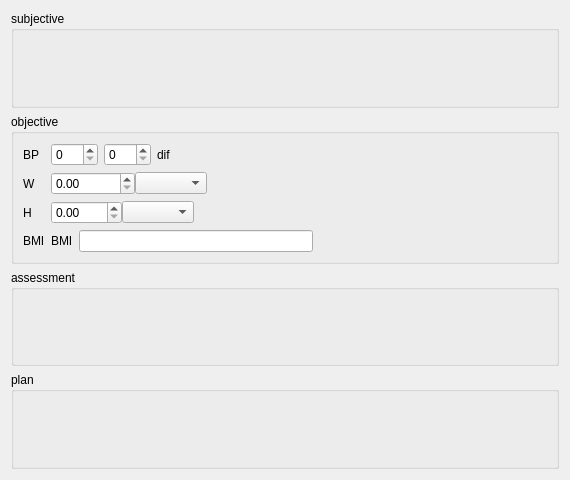
<?xml version="1.0" encoding="UTF-8"?>
<ui version="4.0">
 <class>BaseWidgets::Internal::BaseFormWidget</class>
 <widget class="QWidget" name="BaseWidgets::Internal::BaseFormWidget">
  <property name="geometry">
   <rect>
    <x>0</x>
    <y>0</y>
    <width>570</width>
    <height>480</height>
   </rect>
  </property>
  <property name="windowTitle">
   <string/>
  </property>
  <layout class="QVBoxLayout" name="verticalLayout_3">
   <item>
    <widget class="QGroupBox" name="sGroup">
     <property name="title">
      <string>subjective</string>
     </property>
     <layout class="QGridLayout" name="gridLayout_2">
      <item row="0" column="0">
       <layout class="QVBoxLayout" name="sLayout"/>
      </item>
     </layout>
    </widget>
   </item>
   <item>
    <widget class="QGroupBox" name="oGroup">
     <property name="title">
      <string>objective</string>
     </property>
     <layout class="QVBoxLayout" name="verticalLayout">
      <item>
       <layout class="QFormLayout" name="formLayout">
        <item row="0" column="0">
         <widget class="QLabel" name="bpLabel">
          <property name="text">
           <string>BP</string>
          </property>
         </widget>
        </item>
        <item row="0" column="1">
         <layout class="QHBoxLayout" name="horizontalLayout">
          <item>
           <widget class="QSpinBox" name="bpSyst">
            <property name="maximum">
             <number>300</number>
            </property>
            <property name="singleStep">
             <number>10</number>
            </property>
           </widget>
          </item>
          <item>
           <widget class="QSpinBox" name="bpDiast">
            <property name="maximum">
             <number>300</number>
            </property>
            <property name="singleStep">
             <number>10</number>
            </property>
           </widget>
          </item>
          <item>
           <widget class="QLabel" name="bpPulse">
            <property name="text">
             <string>dif</string>
            </property>
           </widget>
          </item>
          <item>
           <spacer name="horizontalSpacer">
            <property name="orientation">
             <enum>Qt::Horizontal</enum>
            </property>
            <property name="sizeHint" stdset="0">
             <size>
              <width>40</width>
              <height>20</height>
             </size>
            </property>
           </spacer>
          </item>
         </layout>
        </item>
        <item row="1" column="0">
         <widget class="QLabel" name="wLabel">
          <property name="text">
           <string>W</string>
          </property>
         </widget>
        </item>
        <item row="1" column="1">
         <layout class="QHBoxLayout" name="horizontalLayout_3">
          <property name="spacing">
           <number>0</number>
          </property>
          <item>
           <widget class="QDoubleSpinBox" name="weight">
            <property name="maximum">
             <double>1000000.000000000000000</double>
            </property>
           </widget>
          </item>
          <item>
           <widget class="QComboBox" name="weightUnit">
            <property name="focusPolicy">
             <enum>Qt::StrongFocus</enum>
            </property>
           </widget>
          </item>
          <item>
           <spacer name="horizontalSpacer_2">
            <property name="orientation">
             <enum>Qt::Horizontal</enum>
            </property>
            <property name="sizeHint" stdset="0">
             <size>
              <width>40</width>
              <height>20</height>
             </size>
            </property>
           </spacer>
          </item>
         </layout>
        </item>
        <item row="2" column="0">
         <widget class="QLabel" name="hLabel">
          <property name="text">
           <string>H</string>
          </property>
         </widget>
        </item>
        <item row="2" column="1">
         <layout class="QHBoxLayout" name="horizontalLayout_4">
          <property name="spacing">
           <number>0</number>
          </property>
          <item>
           <widget class="QDoubleSpinBox" name="height">
            <property name="maximum">
             <double>1000.000000000000000</double>
            </property>
           </widget>
          </item>
          <item>
           <widget class="QComboBox" name="heightUnit">
            <property name="focusPolicy">
             <enum>Qt::StrongFocus</enum>
            </property>
           </widget>
          </item>
          <item>
           <spacer name="horizontalSpacer_3">
            <property name="orientation">
             <enum>Qt::Horizontal</enum>
            </property>
            <property name="sizeHint" stdset="0">
             <size>
              <width>40</width>
              <height>20</height>
             </size>
            </property>
           </spacer>
          </item>
         </layout>
        </item>
        <item row="3" column="0">
         <widget class="QLabel" name="bmiLabel">
          <property name="text">
           <string>BMI</string>
          </property>
         </widget>
        </item>
        <item row="3" column="1">
         <layout class="QHBoxLayout" name="horizontalLayout_2">
          <item>
           <widget class="QLabel" name="bmiValueLabel">
            <property name="text">
             <string>BMI</string>
            </property>
           </widget>
          </item>
          <item>
           <widget class="QLineEdit" name="bmiValueLineEdit">
            <property name="readOnly">
             <bool>true</bool>
            </property>
           </widget>
          </item>
          <item>
           <spacer name="horizontalSpacer_4">
            <property name="orientation">
             <enum>Qt::Horizontal</enum>
            </property>
            <property name="sizeHint" stdset="0">
             <size>
              <width>40</width>
              <height>20</height>
             </size>
            </property>
           </spacer>
          </item>
         </layout>
        </item>
       </layout>
      </item>
      <item>
       <layout class="QVBoxLayout" name="oLayout"/>
      </item>
     </layout>
    </widget>
   </item>
   <item>
    <widget class="QGroupBox" name="aGroup">
     <property name="title">
      <string>assessment</string>
     </property>
     <layout class="QGridLayout" name="gridLayout_3">
      <item row="0" column="0">
       <layout class="QHBoxLayout" name="aLayout"/>
      </item>
     </layout>
    </widget>
   </item>
   <item>
    <widget class="QGroupBox" name="pGroup">
     <property name="title">
      <string>plan</string>
     </property>
     <layout class="QVBoxLayout" name="verticalLayout_2">
      <item>
       <layout class="QHBoxLayout" name="pLayout"/>
      </item>
     </layout>
    </widget>
   </item>
  </layout>
 </widget>
 <tabstops>
  <tabstop>bpSyst</tabstop>
  <tabstop>bpDiast</tabstop>
  <tabstop>weight</tabstop>
  <tabstop>weightUnit</tabstop>
  <tabstop>height</tabstop>
  <tabstop>heightUnit</tabstop>
  <tabstop>bmiValueLineEdit</tabstop>
 </tabstops>
 <resources/>
 <connections/>
</ui>
